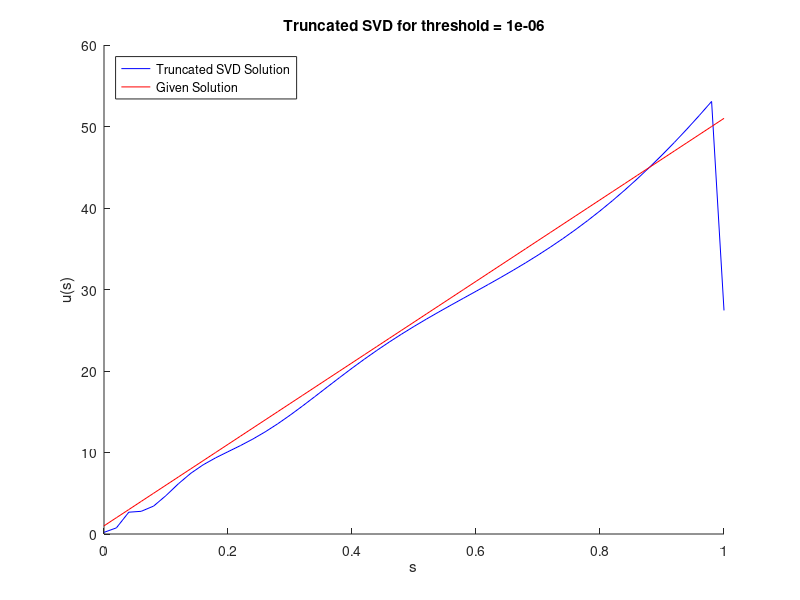
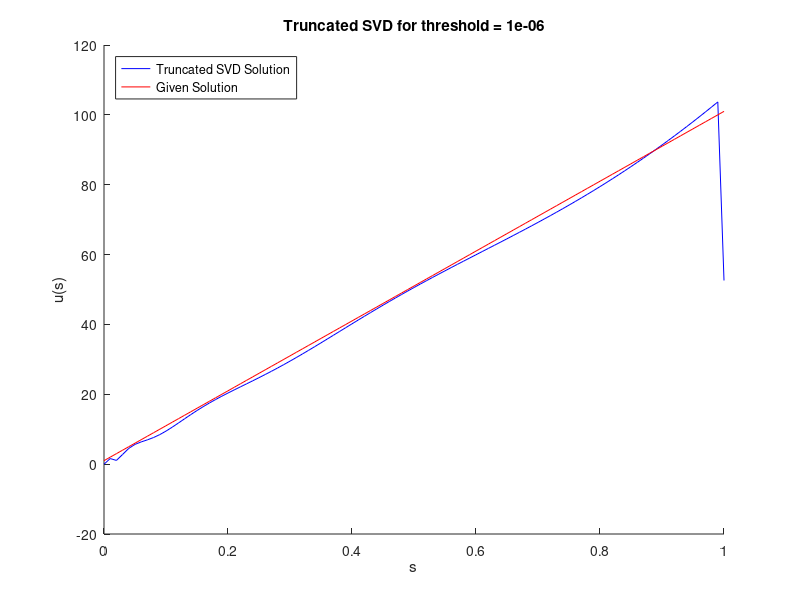
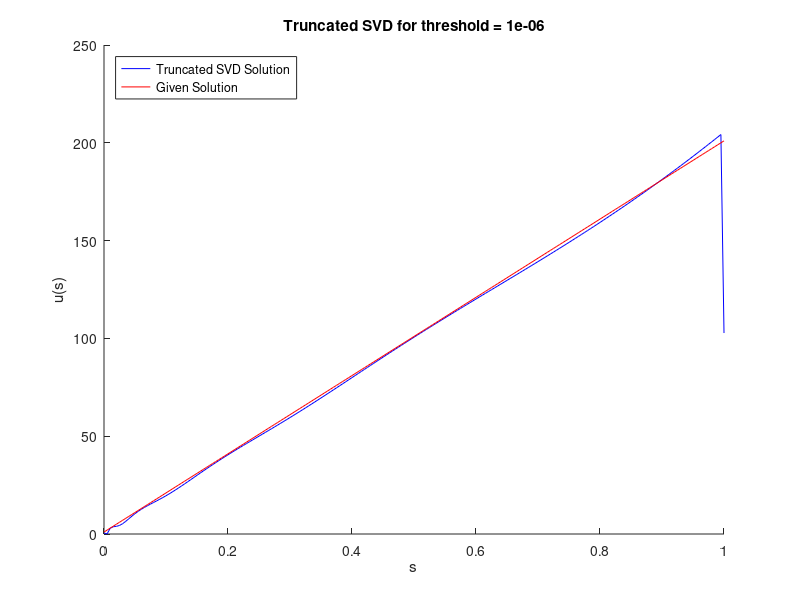

Write MATLAB code to recreate these figures, in order.
%
% Tim Becker
% CAAM 553 Homework 9 Problem 4b,4c,4d,4e
% 12/5/2012
%
%
% HW9Problem4Driver.m solves the integral equation using the trapezoidal
% method and then uses Matlab's backslash or SVD Truncation to solve the 
% resulting Au=f system. 
%
% HW9Problem4Driver.m
%
%
%

clear all
close all
clc

n = [50,100,200];
g = @(s,t) sqrt(s^2+t^2);

for l = 1:length(n)
    
    disp(['n = ' num2str(n(l))])
    disp('==============')
   
    % Part 4b. Setting up Au=f.
    s = linspace(0,1,n(l)+1);
    t = linspace(0,1,n(l)+1);
     
    % Matrix A
    A = zeros(n(l)+1,n(l)+1);
    h = 1/(n(l));
    
    % Right Hand Side
    f = zeros(n(l)+1,1);
    
    % True solution
    d = zeros(n(l)+1,1);
    
    for i = 1:n(l)+1
        % RHS
        f(i) = (((t(i))^2+1)^(3/2)-(t(i))^3)/3;
        % True solution
        d(i) = i;
        % Matrix A
        for j = 1:n(l)+1
            if j == 1 || j == n(l)+1
                A(i,j) = h*(1/2)*g(s(i),t(j));
            else
                A(i,j) = h*g(s(i),t(j));
            end
        end
    end
    
    % Part 4c. Using Backslash to solve
    u = A\f;
   
    % Checking errors with given solution
    errrel = norm(u-d)/norm(d);
    err = norm(u-d);
    
    disp('Part c')
    disp('------')
   
    disp('Relative error for computed solution with Backslash when compared')
    disp(['with given solution for n = ' num2str(n(l))]);
    disp(errrel)
         
    disp('Absolute error for computed solution when with Backslash compared')
    disp(['with given solution for n = ' num2str(n(l))]);
    disp(err)
    
    % Part 4d. Finding the condition number
    
    disp('Part d')
    disp('------')
    disp('Condition number of A')
    disp(cond(A))
      
    % Part 4e. Using SVD.
    [U,S,V] = svd(A);
    sigma = diag(S);
 
    % Find truncation index with a given tolerance
    tol = 1e-6;
    index = 0;
    for m = 1:n(l)+1
        if sigma(m+1) < sigma(1)*tol
            index = m;
            break
        end
    end
    
    index
 
    % solve for v with truncated SVD (use backslash to compute inv(S))
    Y =(S(1:m,1:m))\(U(:,1:m)'*f);
    v = V(:,1:m)*Y*n(l);
    
    % Check errors with given solution
    errrel = norm(v-d)/norm(d);
    err = norm(v-d);
   
    disp('Part e')
    disp('------')
   
    disp('Relative error for computed solution with SVD when compared');
    disp(['with given solution for n = ' num2str(n(l))]);
    disp(errrel)
         
    disp('Absolute error for computed solution with SVD when compared');
    disp(['with given solution for n = ' num2str(n(l))]);
    disp(err)
    
    % Plot Truncated SVD solution vs given solution
    figure
    hold on
    plot(s,v,'b');
    hold on
    plot(s,d,'r');
    
    legend('Truncated SVD Solution','Given Solution','location','northwest');
    title(['Truncated SVD for threshold = ' num2str(tol)]);
    xlabel('s');
    ylabel('u(s)');
    
end



